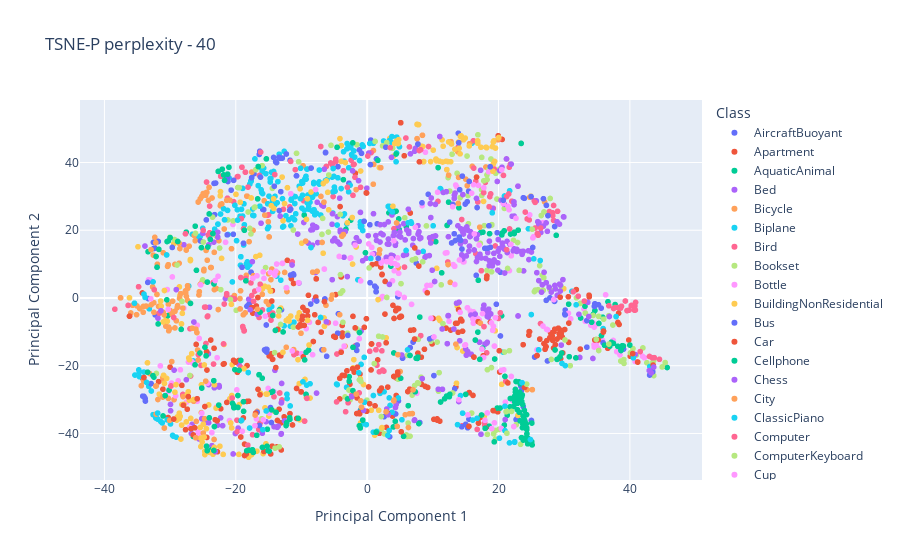

Write notebook code for a chart like this one.
### Code cell
plot_data2(tsne_df,"PCA1","PCA2",subset=None,title="TSNE-P perplexity - 40",html_filename="plot_tsne_perplexity_40_complete.html")
